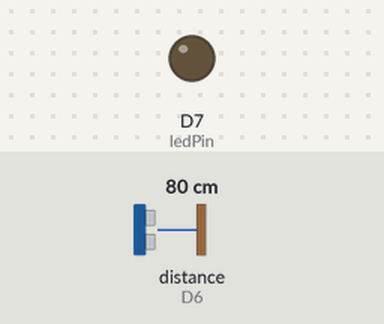
A sketch run on a simulated ESP8266 (NodeMCU). Shown: output pins drawn as LEDs (lit = HIGH). Wiring (inferred from the names in the program): ultrasonic range finder: trigger D5; echo D6. The inputs (shaded band) are chosen by the test bench; at power-on: distance to the obstacle (sensor on D6) 80 cm. The echo pulse lasts 58.3 µs per cm; WiFi joins after 1.5 s; servers stay silent unless stated; uploads are accepted with an empty reply; pins used as bus, display or sensor lines are not drawn; what the sketch prints to the serial monitor is not drawn.

Above: at 2.8 s.
2.9 s: distance to the obstacle (sensor on D6) set to 23 cm
8.3 s: distance to the obstacle (sensor on D6) set to 18 cm
At 9.6 s:
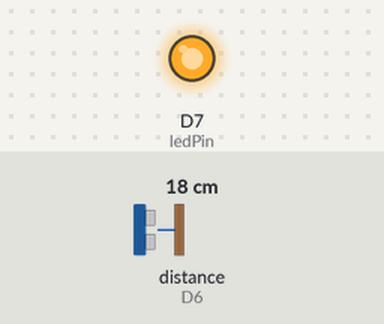
12.7 s: distance to the obstacle (sensor on D6) set to 35 cm
At 17.4 s:
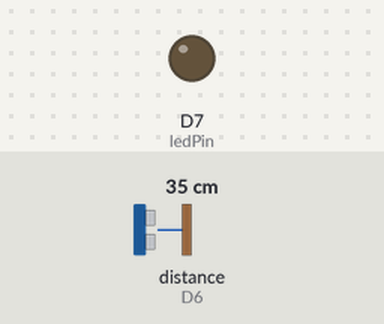
17.7 s: distance to the obstacle (sensor on D6) set to 2 cm
At 19.9 s:
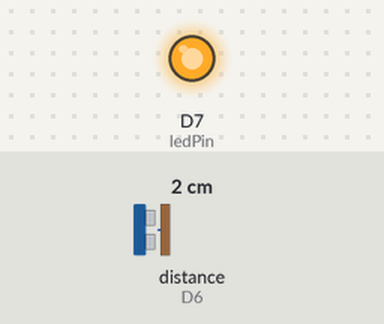
Timing chart, 0 to 21.4 s (numbered marks = the images above; inputs shaded):
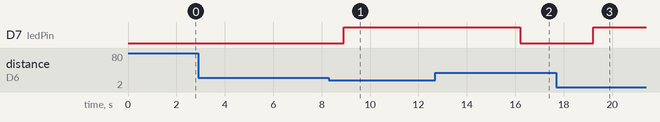

The sketch:

Ultrasonico_Script.ino
```cpp
#include <ESP8266WiFi.h>


const char* ssid = "2";// SSID, the name of your WiFi connection
const char* password = "";// password of the WiFi
const char* host = "ipv4 address";// IP server, obtained with 'ipconfig' in command shell
const int port = 80;// server port, configured in xampp for Apache server, default is: 80

const int watchdog = 5000;// watchdog frequency, reconnect timeout
unsigned long previousMillis = millis();
int c = 0;// the data

//sensor ultrasonico
const int trigPin = D5;
const int echoPin = D6;
const int ledPin = D7;  // Pin para el LED

long duration;
int distance;


float Variable1 = 0;
float Variable2 = 0;

void setup() {
  //Sensor de movimiento
  pinMode(trigPin, OUTPUT);  // Configura el trigPin como salida
  pinMode(echoPin, INPUT);   // Configura el echoPin como entrada
  pinMode(ledPin, OUTPUT);   // Configura el ledPin como salida
  Serial.begin(9600);       // Inicia la comunicación serial


  // put your setup code here, to run once:
  Serial.begin(9600);// initialize the serial port
  Serial.println("Counter\n\n");

  WiFi.begin(ssid, password);// initialize the WiFi connection

  // checking for unsuccessful connection
  while(WiFi.status() != WL_CONNECTED){
    delay(500);
    Serial.print(".");
  }

  // continue after successful connection
  Serial.println("");
  Serial.println("WiFi connected");
  Serial.print("IP address: ");
  Serial.println(WiFi.localIP());

  delay(100);
}

void loop() {
  //Sensor de movimiento
// Clears the trigPin
  digitalWrite(trigPin, LOW);
  delayMicroseconds(2);

  // Sets the trigPin on HIGH state for 10 microseconds
  digitalWrite(trigPin, HIGH);
  delayMicroseconds(10);
  digitalWrite(trigPin, LOW);

  // Reads the echoPin, returns the sound wave travel time in microseconds
  duration = pulseIn(echoPin, HIGH);

  // Calculating the distance
  distance = duration * 0.034 / 2;

  // Prints the distance on the Serial Monitor
  Serial.print("Distance: ");
  Serial.println(distance);

  // Check if the distance is less than 20 cm
  if (distance < 20) {
    digitalWrite(ledPin, HIGH);  // Enciende el LED
  } else {
    digitalWrite(ledPin, LOW);   // Apaga el LED
  }

  delay(2000);


  unsigned long currentMillis = millis();
  if(currentMillis - previousMillis > watchdog){
    previousMillis = currentMillis;
    WiFiClient client;// creating the client

    // checking if we can connect to the server
    if(!client.connect(host, port)){
      Serial.println("Fail to connect");
      return;
    }

    // Convertir las variables float a cadenas (String)

    String strVariable1 = String(distance); // 2 indica el número de decimales


    Serial.println(strVariable1);
    // building our url according our database
    String url = "http://localhost/DB/index.php?Datos=" + strVariable1;
    Serial.println(url);
    url += c;

    //Print data to the server that a client is connected to
    client.print(String("GET ") + url + " HTTP/1.1\r\n" +
                "Host: " + host + "\r\n" +
                "Connection: close\r\n\r\n");

    // if watchdog timeout, the client is stopped
    unsigned long timeout = millis();
    while(client.available() == 0){
      if(millis() - timeout > 5000){
        Serial.println(">>> Client Timeout !");
        client.stop();
        return;
      }
    }

    //Read reply from the server
    while(client.available()){
      String line = client.readStringUntil('\r');
      Serial.print(line);
    }
  }

  delay(1000);
}
```

Measured:
- the behaviour switches between 21 and 20 cm on distance to the obstacle (sensor on D6) (found by bisection; images 0 and 1)
- after the input at 2.9 s, every drawn part: stays the same
- after the input at 8.3 s, D7 (ledPin): LOW → HIGH after 0.61 s
- after the input at 12.7 s, D7 (ledPin): HIGH → LOW after 3.5 s
- after the input at 17.7 s, D7 (ledPin): LOW → HIGH after 1.5 s
